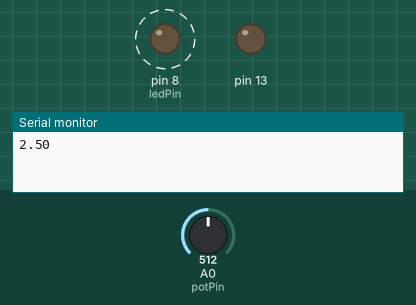
A sketch run on a simulated Arduino Uno, built with avr-gcc and run on an emulated ATmega328P. Shown: output pins drawn as LEDs (lit = HIGH), the last lines printed to the serial monitor. Dashed ring = blinking. The inputs (shaded band) are chosen by the test bench; at power-on: A0 (potPin) = 512.

Above: at 1.8 s.
1.9 s: A0 (potPin) set to 306
At 2.2 s:
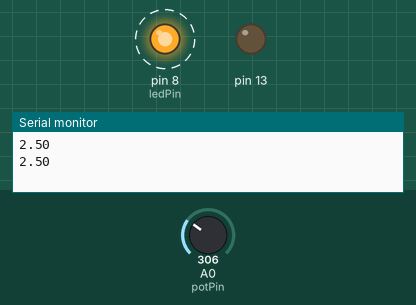
5.4 s: A0 (potPin) set to 122
At 5.57 s:
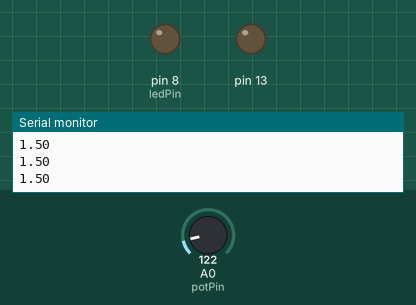
Timing chart, 0 to 14.9 s (numbered marks = the images above; inputs shaded):
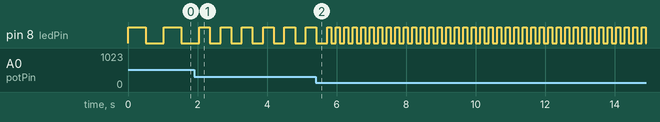

Measured:
- after the input at 1.9 s, pin 8 (ledPin): alternates HIGH for 0.31 s and LOW for 0.31 s, starting after 0.46 s
- by itself, pin 8 (ledPin): alternates HIGH for 0.51 s and LOW for 0.51 s

The sketch:

PotentiometerBlinkLED.ino
```cpp
int potPin = 0;           // pin number where the potentiometer is connected
const int ledPin = 8;     // pin of the digital output related to the LED
int potValue = 0;         // variable storing the voltage value measured at potPin pin

float voltageValue = 0.;  // variable storing the voltage calculated

void setup() {
  // It's to turn integrated led off.
  pinMode(13, OUTPUT);

  Serial.begin(9600);          // Serial commmunication setup at 9600 baud

  pinMode(ledPin, OUTPUT);    // define ledPin pin as an output
}

void loop() {
  potValue = analogRead(potPin);    // read and store the read value at potPin pin

  digitalWrite(ledPin, HIGH);       // turn on the LED
  delay(potValue);                  // pause the program during potValue millisecond
  digitalWrite(ledPin, LOW);        // turn off the LED
  delay(potValue);                  // pause the program during potValue millisecond

  voltageValue = 5. * (potValue / 1023.);  // calculate the voltage
  Serial.println(voltageValue);            // write the voltage value
}
```
